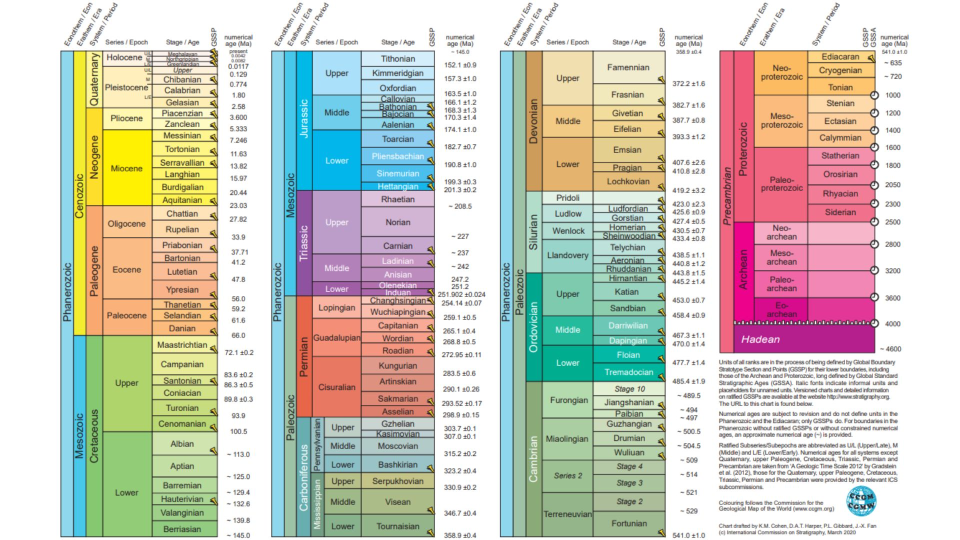
#> input picture resources/img/3.jpg, 1920 x 1080 px, given in place of img, which was not available (shown at 1/2 size)
$ python corrector.py ../resources/img
#> lines starting #> are read from the running program, lines starting #| are printed output that depends on the picture; pictures that were not available may be replaced by others from this repository, and a replacement may not be noted
#> further down, img is the input picture: PIL image 1920x1080 RGB; mean R, G, B 204.7, 203.2, 191.7
'''
Modulo final de correción de colores B&W
'''
# Importado de librerías
import numpy as np
from PIL import Image
from matplotlib import pyplot as plt
import sys

# Definición de funciones
# (Todas asumen que ya está abierta la imagen)

## Binarización B&W (preprocesado)
def bwBin(img, upper, lower):
#> called with upper = 180, lower = 30
  imgcpy = img.copy()
  for i in range(0, imgcpy.size[0] - 1):
    for j in range(0, imgcpy.size[1] - 1):
      pixel = imgcpy.getpixel((i, j))
      red    = pixel[0]
      green  = pixel[1]
      blue   = pixel[2]
      equal = (red == green == blue)
      if (equal):
        if (red > upper):
          red    = 255
          green  = 255
          blue   = 255
          # superponemos
          imgcpy.putpixel((i, j), (red, green, blue))
        elif (red<lower):
          red    = 0
          green  = 0
          blue   = 0
          # superponemos
          imgcpy.putpixel((i, j), (red, green, blue))
  return imgcpy

## PLACEHOLDER DE FILTRO DALTONISMO!!!!!!!!! MODIFICAR
## Filtro de cambio de color
def negImg(img):
  imgcpy = img.copy()
  for i in range(0, imgcpy.size[0] - 1):
    for j in range(0, imgcpy.size[1] - 1):
        # Sacamos los pixeles
        pixelColorVals = imgcpy.getpixel((i,j))
        # Invertimos
        red    = 255 - pixelColorVals[0]
        green  = 255 - pixelColorVals[1]
        blue   = 255 - pixelColorVals[2]
        # superponemos
        imgcpy.putpixel((i, j), (red, green, blue))
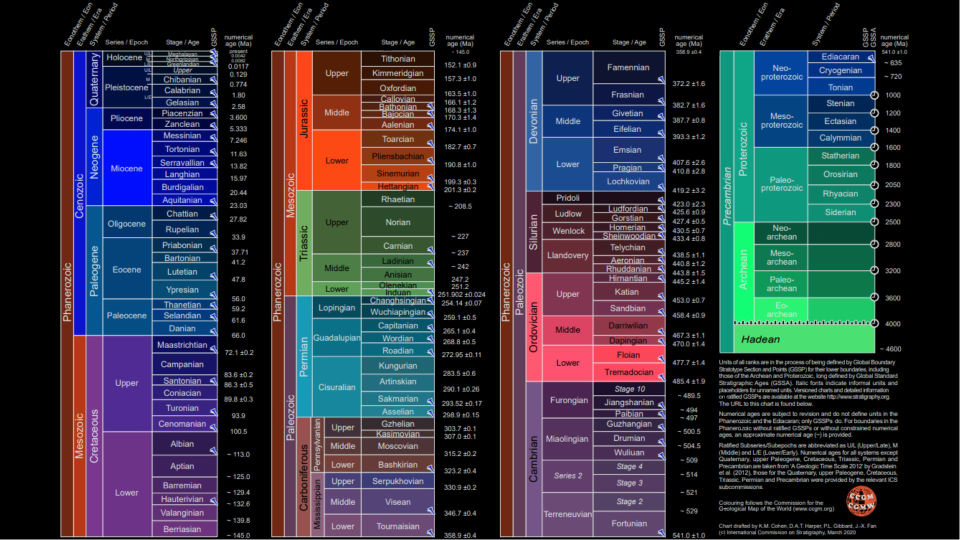
#> imgcpy: PIL image 1920x1080 RGB (shown at 1/2 size); mean R, G, B 50.6, 52.1, 63.6
  return imgcpy

## Reniversión de B&W
def bwinv(img):
  imgcpy = img.copy()
  for i in range(0, imgcpy.size[0] - 1):
    for j in range(0, imgcpy.size[1] - 1):
      pixel = imgcpy.getpixel((i,j))
      red    = pixel[0]
      green  = pixel[1]
      blue   = pixel[2]
      equal = (red == green == blue)
      if (equal and ((red == 255) or (red == 0))):
        red    = 255 - red
        green  = 255 - green
        blue   = 255 - blue
          # superponemos
        imgcpy.putpixel((i, j), (red, green, blue))
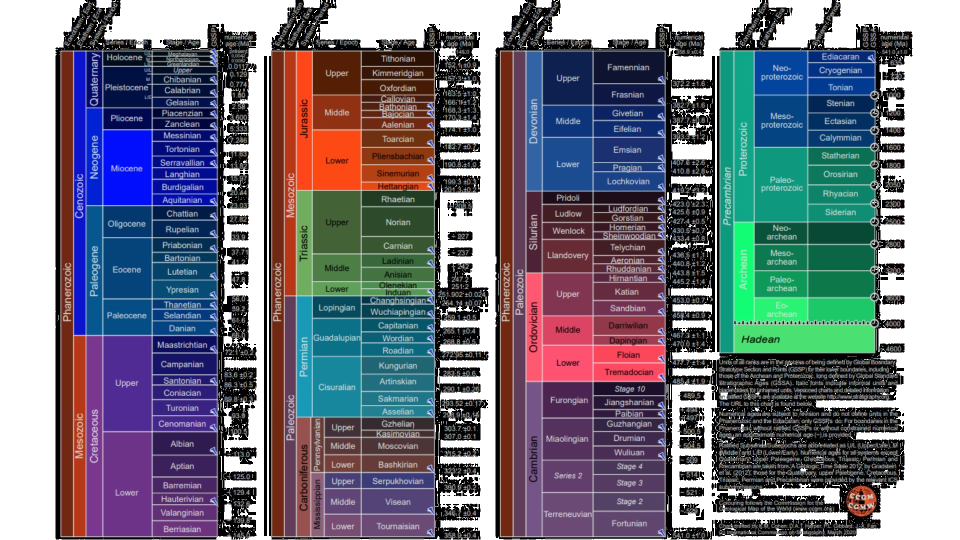
#> imgcpy: PIL image 1920x1080 RGB (shown at 1/2 size); mean R, G, B 117.9, 119.4, 130.8
  return imgcpy

if __name__ == "__main__":


  print("ola")
  # probar con  resources/img/metro_example.png
  # Igual si u.u
  imgdir = sys.argv[1]
  img = Image.open(imgdir)
  #
  imgplot = plt.imshow(img)
  plt.show()
  #
  binary = bwBin(img, 180, 30)
  plt.imshow(binary)
  plt.show()
  #
  negative = negImg(binary)
  negimgplot = plt.imshow(negative)
  plt.show()
  #
  invbw = bwinv(negative)
  plt.imshow(invbw)
  plt.show()

$ run again, on resources/img/4.jpg
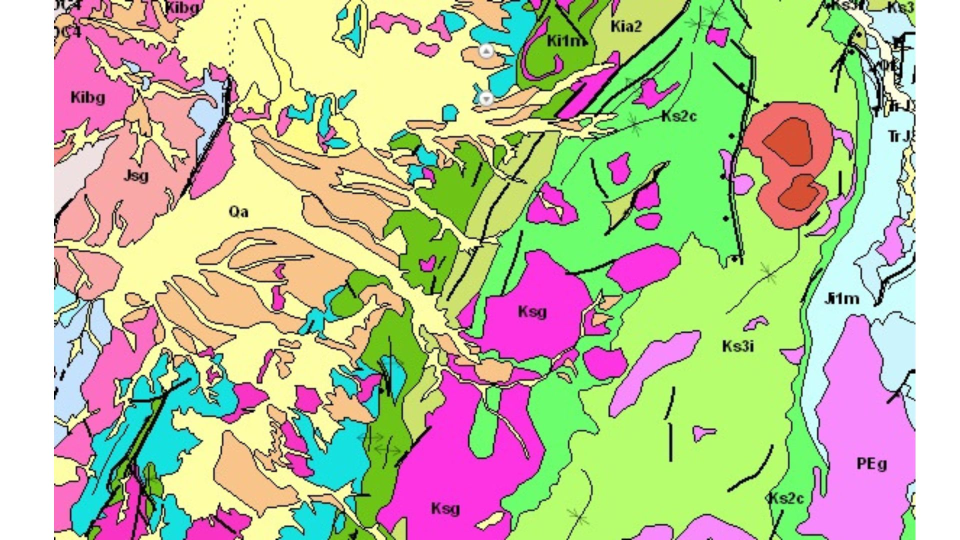
#> input picture resources/img/4.jpg, 1920 x 1080 px, given in place of img, which was not available (shown at 1/2 size)
#> img is the input picture: PIL image 1920x1080 RGB; mean R, G, B 187.7, 193.1, 155.1
#> after the loop in negImg, `for i in range(0, imgcpy.size[0] - 1):`:
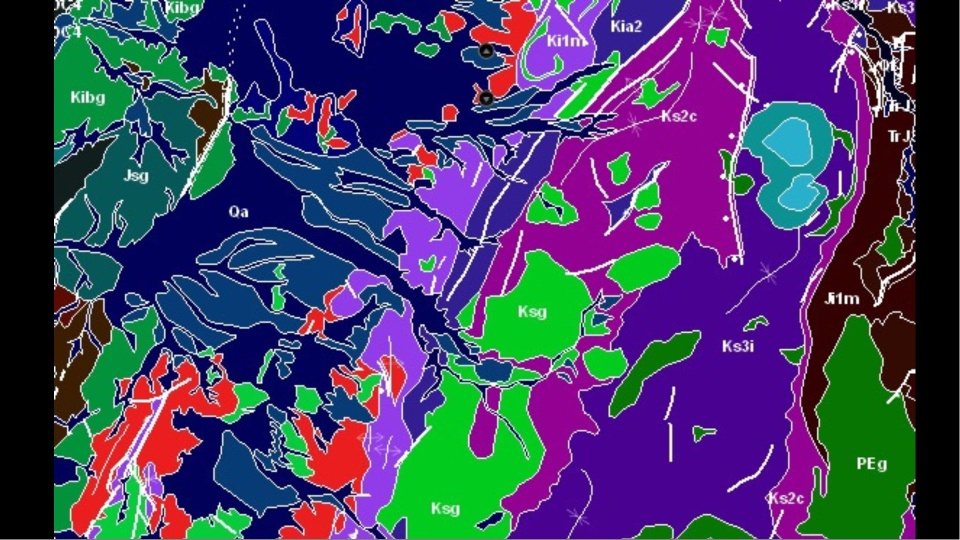
#> imgcpy: PIL image 1920x1080 RGB (shown at 1/2 size); mean R, G, B 67.5, 62.1, 100.1
#> after the loop in bwinv, `for i in range(0, imgcpy.size[0] - 1):`:
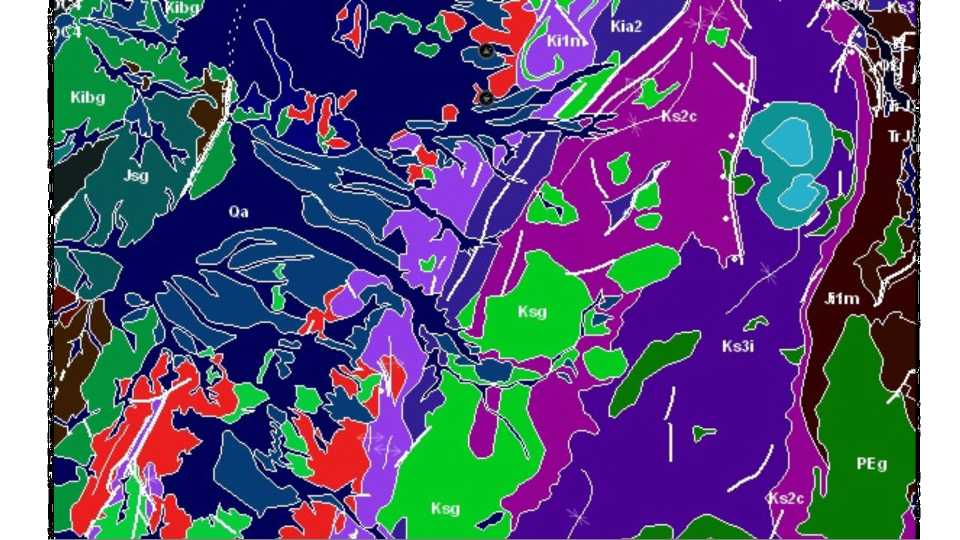
#> imgcpy: PIL image 1920x1080 RGB (shown at 1/2 size); mean R, G, B 91, 85.6, 123.6
